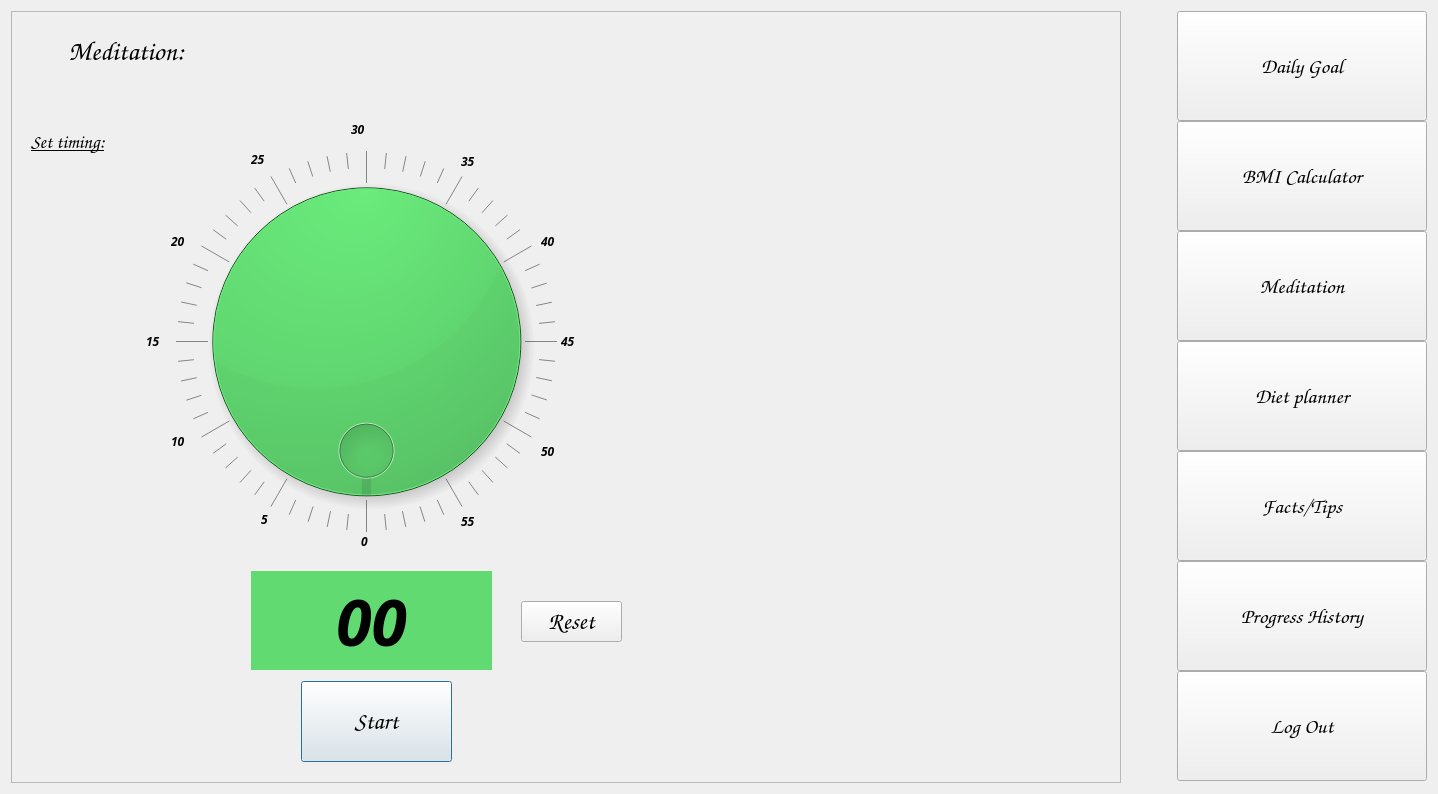
<?xml version="1.0" encoding="UTF-8"?>
<ui version="4.0">
 <class>Form</class>
 <widget class="QWidget" name="Form">
  <property name="geometry">
   <rect>
    <x>0</x>
    <y>0</y>
    <width>1438</width>
    <height>794</height>
   </rect>
  </property>
  <property name="windowTitle">
   <string>Form</string>
  </property>
  <property name="styleSheet">
   <string notr="true">border-image: url(:/newPrefix/Form graphics/hhhhhh.jpg);</string>
  </property>
  <layout class="QHBoxLayout" name="horizontalLayout_2">
   <item>
    <widget class="QFrame" name="frame">
     <property name="sizePolicy">
      <sizepolicy hsizetype="MinimumExpanding" vsizetype="MinimumExpanding">
       <horstretch>0</horstretch>
       <verstretch>0</verstretch>
      </sizepolicy>
     </property>
     <property name="minimumSize">
      <size>
       <width>1110</width>
       <height>0</height>
      </size>
     </property>
     <property name="font">
      <font>
       <family>Lucida Fax</family>
       <pointsize>12</pointsize>
       <weight>75</weight>
       <italic>true</italic>
       <bold>true</bold>
      </font>
     </property>
     <property name="styleSheet">
      <string notr="true">border-image:none;</string>
     </property>
     <property name="frameShape">
      <enum>QFrame::StyledPanel</enum>
     </property>
     <property name="frameShadow">
      <enum>QFrame::Raised</enum>
     </property>
     <widget class="QDial" name="dial">
      <property name="geometry">
       <rect>
        <x>160</x>
        <y>140</y>
        <width>391</width>
        <height>381</height>
       </rect>
      </property>
      <property name="font">
       <font>
        <pointsize>28</pointsize>
       </font>
      </property>
      <property name="mouseTracking">
       <bool>true</bool>
      </property>
      <property name="tabletTracking">
       <bool>true</bool>
      </property>
      <property name="acceptDrops">
       <bool>true</bool>
      </property>
      <property name="styleSheet">
       <string notr="true">background-color: rgb(0, 214, 32);
</string>
      </property>
      <property name="inputMethodHints">
       <set>Qt::ImhNone</set>
      </property>
      <property name="maximum">
       <number>60</number>
      </property>
      <property name="pageStep">
       <number>5</number>
      </property>
      <property name="value">
       <number>0</number>
      </property>
      <property name="invertedAppearance">
       <bool>false</bool>
      </property>
      <property name="invertedControls">
       <bool>false</bool>
      </property>
      <property name="wrapping">
       <bool>true</bool>
      </property>
      <property name="notchesVisible">
       <bool>true</bool>
      </property>
     </widget>
     <widget class="QLabel" name="label">
      <property name="geometry">
       <rect>
        <x>10</x>
        <y>0</y>
        <width>1091</width>
        <height>81</height>
       </rect>
      </property>
      <property name="sizePolicy">
       <sizepolicy hsizetype="Preferred" vsizetype="Preferred">
        <horstretch>0</horstretch>
        <verstretch>0</verstretch>
       </sizepolicy>
      </property>
      <property name="font">
       <font>
        <family>Comic Sans MS</family>
        <pointsize>20</pointsize>
        <weight>75</weight>
        <italic>true</italic>
        <bold>true</bold>
       </font>
      </property>
      <property name="styleSheet">
       <string notr="true">border-image: url(:/newPrefix/Form graphics/gg.png);</string>
      </property>
      <property name="text">
       <string>        Meditation:</string>
      </property>
      <property name="alignment">
       <set>Qt::AlignLeading|Qt::AlignLeft|Qt::AlignVCenter</set>
      </property>
     </widget>
     <widget class="QLabel" name="label_2">
      <property name="geometry">
       <rect>
        <x>20</x>
        <y>100</y>
        <width>161</width>
        <height>61</height>
       </rect>
      </property>
      <property name="font">
       <font>
        <family>Comic Sans MS</family>
        <pointsize>14</pointsize>
        <weight>75</weight>
        <italic>true</italic>
        <bold>true</bold>
        <underline>true</underline>
       </font>
      </property>
      <property name="text">
       <string>Set timing:</string>
      </property>
     </widget>
     <widget class="QPushButton" name="pushButton_starttimer">
      <property name="geometry">
       <rect>
        <x>290</x>
        <y>670</y>
        <width>151</width>
        <height>81</height>
       </rect>
      </property>
      <property name="font">
       <font>
        <family>Comic Sans MS</family>
        <pointsize>18</pointsize>
        <weight>75</weight>
        <italic>true</italic>
        <bold>true</bold>
       </font>
      </property>
      <property name="autoFillBackground">
       <bool>false</bool>
      </property>
      <property name="styleSheet">
       <string notr="true">background-image: url(:/newPrefix/Form graphics/ImagBtun.jpg);</string>
      </property>
      <property name="text">
       <string>Start</string>
      </property>
      <property name="checkable">
       <bool>false</bool>
      </property>
      <property name="autoDefault">
       <bool>true</bool>
      </property>
      <property name="default">
       <bool>true</bool>
      </property>
      <property name="flat">
       <bool>false</bool>
      </property>
     </widget>
     <widget class="QLabel" name="label_3">
      <property name="geometry">
       <rect>
        <x>350</x>
        <y>520</y>
        <width>16</width>
        <height>21</height>
       </rect>
      </property>
      <property name="font">
       <font>
        <pointsize>9</pointsize>
        <weight>75</weight>
        <bold>true</bold>
       </font>
      </property>
      <property name="text">
       <string>0</string>
      </property>
     </widget>
     <widget class="QLabel" name="label_5">
      <property name="geometry">
       <rect>
        <x>250</x>
        <y>500</y>
        <width>16</width>
        <height>16</height>
       </rect>
      </property>
      <property name="font">
       <font>
        <pointsize>9</pointsize>
        <weight>75</weight>
        <bold>true</bold>
       </font>
      </property>
      <property name="text">
       <string>5</string>
      </property>
     </widget>
     <widget class="QLabel" name="label_6">
      <property name="geometry">
       <rect>
        <x>160</x>
        <y>420</y>
        <width>21</width>
        <height>21</height>
       </rect>
      </property>
      <property name="font">
       <font>
        <pointsize>9</pointsize>
        <weight>75</weight>
        <bold>true</bold>
       </font>
      </property>
      <property name="text">
       <string>10</string>
      </property>
     </widget>
     <widget class="QLabel" name="label_7">
      <property name="geometry">
       <rect>
        <x>135</x>
        <y>320</y>
        <width>20</width>
        <height>20</height>
       </rect>
      </property>
      <property name="font">
       <font>
        <pointsize>9</pointsize>
        <weight>75</weight>
        <bold>true</bold>
       </font>
      </property>
      <property name="text">
       <string>15</string>
      </property>
     </widget>
     <widget class="QLabel" name="label_8">
      <property name="geometry">
       <rect>
        <x>160</x>
        <y>220</y>
        <width>31</width>
        <height>21</height>
       </rect>
      </property>
      <property name="font">
       <font>
        <pointsize>9</pointsize>
        <weight>75</weight>
        <bold>true</bold>
       </font>
      </property>
      <property name="text">
       <string>20</string>
      </property>
     </widget>
     <widget class="QLabel" name="label_9">
      <property name="geometry">
       <rect>
        <x>240</x>
        <y>140</y>
        <width>21</width>
        <height>16</height>
       </rect>
      </property>
      <property name="font">
       <font>
        <pointsize>9</pointsize>
        <weight>75</weight>
        <bold>true</bold>
       </font>
      </property>
      <property name="text">
       <string>25</string>
      </property>
     </widget>
     <widget class="QLabel" name="label_10">
      <property name="geometry">
       <rect>
        <x>340</x>
        <y>110</y>
        <width>21</width>
        <height>16</height>
       </rect>
      </property>
      <property name="font">
       <font>
        <pointsize>9</pointsize>
        <weight>75</weight>
        <bold>true</bold>
       </font>
      </property>
      <property name="text">
       <string>30</string>
      </property>
     </widget>
     <widget class="QLabel" name="label_11">
      <property name="geometry">
       <rect>
        <x>450</x>
        <y>140</y>
        <width>21</width>
        <height>21</height>
       </rect>
      </property>
      <property name="font">
       <font>
        <pointsize>9</pointsize>
        <weight>75</weight>
        <bold>true</bold>
       </font>
      </property>
      <property name="text">
       <string>35</string>
      </property>
     </widget>
     <widget class="QLabel" name="label_12">
      <property name="geometry">
       <rect>
        <x>530</x>
        <y>220</y>
        <width>21</width>
        <height>21</height>
       </rect>
      </property>
      <property name="font">
       <font>
        <pointsize>9</pointsize>
        <weight>75</weight>
        <bold>true</bold>
       </font>
      </property>
      <property name="text">
       <string>40</string>
      </property>
     </widget>
     <widget class="QLabel" name="label_13">
      <property name="geometry">
       <rect>
        <x>550</x>
        <y>320</y>
        <width>31</width>
        <height>21</height>
       </rect>
      </property>
      <property name="font">
       <font>
        <pointsize>9</pointsize>
        <weight>75</weight>
        <bold>true</bold>
       </font>
      </property>
      <property name="text">
       <string>45</string>
      </property>
     </widget>
     <widget class="QLabel" name="label_14">
      <property name="geometry">
       <rect>
        <x>530</x>
        <y>430</y>
        <width>21</width>
        <height>21</height>
       </rect>
      </property>
      <property name="font">
       <font>
        <pointsize>9</pointsize>
        <weight>75</weight>
        <bold>true</bold>
       </font>
      </property>
      <property name="text">
       <string>50</string>
      </property>
     </widget>
     <widget class="QLabel" name="label_15">
      <property name="geometry">
       <rect>
        <x>450</x>
        <y>500</y>
        <width>21</width>
        <height>21</height>
       </rect>
      </property>
      <property name="font">
       <font>
        <pointsize>9</pointsize>
        <weight>75</weight>
        <bold>true</bold>
       </font>
      </property>
      <property name="text">
       <string>55</string>
      </property>
     </widget>
     <widget class="QPushButton" name="pushButton">
      <property name="geometry">
       <rect>
        <x>510</x>
        <y>590</y>
        <width>101</width>
        <height>41</height>
       </rect>
      </property>
      <property name="font">
       <font>
        <family>Comic Sans MS</family>
        <pointsize>18</pointsize>
        <weight>75</weight>
        <italic>true</italic>
        <bold>true</bold>
       </font>
      </property>
      <property name="styleSheet">
       <string notr="true">background-image: url(:/newPrefix/Form graphics/ImagBtun.jpg);</string>
      </property>
      <property name="text">
       <string>Reset</string>
      </property>
     </widget>
     <widget class="QWidget" name="layoutWidget">
      <property name="geometry">
       <rect>
        <x>240</x>
        <y>560</y>
        <width>241</width>
        <height>99</height>
       </rect>
      </property>
      <layout class="QHBoxLayout" name="horizontalLayout">
       <item>
        <widget class="QLabel" name="label_4">
         <property name="font">
          <font>
           <pointsize>48</pointsize>
          </font>
         </property>
         <property name="styleSheet">
          <string notr="true">background-color: rgb(98, 218, 114);</string>
         </property>
         <property name="text">
          <string>00</string>
         </property>
         <property name="alignment">
          <set>Qt::AlignCenter</set>
         </property>
        </widget>
       </item>
      </layout>
     </widget>
    </widget>
   </item>
   <item>
    <spacer name="horizontalSpacer">
     <property name="orientation">
      <enum>Qt::Horizontal</enum>
     </property>
     <property name="sizeHint" stdset="0">
      <size>
       <width>40</width>
       <height>20</height>
      </size>
     </property>
    </spacer>
   </item>
   <item>
    <layout class="QVBoxLayout" name="verticalLayout_4">
     <property name="spacing">
      <number>0</number>
     </property>
     <item>
      <widget class="QPushButton" name="pushButton_dailygoal">
       <property name="sizePolicy">
        <sizepolicy hsizetype="Minimum" vsizetype="Fixed">
         <horstretch>0</horstretch>
         <verstretch>0</verstretch>
        </sizepolicy>
       </property>
       <property name="minimumSize">
        <size>
         <width>250</width>
         <height>110</height>
        </size>
       </property>
       <property name="font">
        <font>
         <family>Comic Sans MS</family>
         <pointsize>16</pointsize>
         <weight>75</weight>
         <italic>true</italic>
         <bold>true</bold>
        </font>
       </property>
       <property name="styleSheet">
        <string notr="true">border-image: url(:/newPrefix/Form graphics/buttonbg.png);</string>
       </property>
       <property name="text">
        <string>Daily Goal</string>
       </property>
      </widget>
     </item>
     <item>
      <widget class="QPushButton" name="pushButton_bmicalculator">
       <property name="minimumSize">
        <size>
         <width>0</width>
         <height>110</height>
        </size>
       </property>
       <property name="font">
        <font>
         <family>Comic Sans MS</family>
         <pointsize>16</pointsize>
         <weight>75</weight>
         <italic>true</italic>
         <bold>true</bold>
        </font>
       </property>
       <property name="styleSheet">
        <string notr="true">border-image: url(:/newPrefix/Form graphics/buttonbg.png);</string>
       </property>
       <property name="text">
        <string>BMI Calculator</string>
       </property>
      </widget>
     </item>
     <item>
      <widget class="QPushButton" name="pushButton_medtation">
       <property name="minimumSize">
        <size>
         <width>0</width>
         <height>110</height>
        </size>
       </property>
       <property name="font">
        <font>
         <family>Comic Sans MS</family>
         <pointsize>16</pointsize>
         <weight>75</weight>
         <italic>true</italic>
         <bold>true</bold>
        </font>
       </property>
       <property name="styleSheet">
        <string notr="true">border-image: url(:/newPrefix/Form graphics/buttonbg.png);</string>
       </property>
       <property name="text">
        <string>Meditation</string>
       </property>
      </widget>
     </item>
     <item>
      <widget class="QPushButton" name="pushButton_dietplanner">
       <property name="sizePolicy">
        <sizepolicy hsizetype="Minimum" vsizetype="Fixed">
         <horstretch>0</horstretch>
         <verstretch>0</verstretch>
        </sizepolicy>
       </property>
       <property name="minimumSize">
        <size>
         <width>0</width>
         <height>110</height>
        </size>
       </property>
       <property name="font">
        <font>
         <family>Comic Sans MS</family>
         <pointsize>16</pointsize>
         <weight>75</weight>
         <italic>true</italic>
         <bold>true</bold>
        </font>
       </property>
       <property name="styleSheet">
        <string notr="true">border-image: url(:/newPrefix/Form graphics/buttonbg.png);</string>
       </property>
       <property name="text">
        <string>Diet planner</string>
       </property>
      </widget>
     </item>
     <item>
      <widget class="QPushButton" name="pushButton_both">
       <property name="minimumSize">
        <size>
         <width>0</width>
         <height>110</height>
        </size>
       </property>
       <property name="font">
        <font>
         <family>Comic Sans MS</family>
         <pointsize>16</pointsize>
         <weight>75</weight>
         <italic>true</italic>
         <bold>true</bold>
        </font>
       </property>
       <property name="styleSheet">
        <string notr="true">border-image: url(:/newPrefix/Form graphics/buttonbg.png);</string>
       </property>
       <property name="text">
        <string>Facts/Tips</string>
       </property>
      </widget>
     </item>
     <item>
      <widget class="QPushButton" name="pushButton_progresshistory">
       <property name="minimumSize">
        <size>
         <width>0</width>
         <height>110</height>
        </size>
       </property>
       <property name="font">
        <font>
         <family>Comic Sans MS</family>
         <pointsize>16</pointsize>
         <weight>75</weight>
         <italic>true</italic>
         <bold>true</bold>
        </font>
       </property>
       <property name="styleSheet">
        <string notr="true">border-image: url(:/newPrefix/Form graphics/buttonbg.png);</string>
       </property>
       <property name="text">
        <string>Progress History</string>
       </property>
      </widget>
     </item>
     <item>
      <widget class="QPushButton" name="pushButton_logout">
       <property name="minimumSize">
        <size>
         <width>0</width>
         <height>110</height>
        </size>
       </property>
       <property name="font">
        <font>
         <family>Comic Sans MS</family>
         <pointsize>16</pointsize>
         <weight>75</weight>
         <italic>true</italic>
         <bold>true</bold>
        </font>
       </property>
       <property name="styleSheet">
        <string notr="true">border-image: url(:/newPrefix/Form graphics/red-butto-transparent-background-11621027099oxucsro5ez.png);</string>
       </property>
       <property name="text">
        <string>Log Out</string>
       </property>
      </widget>
     </item>
    </layout>
   </item>
  </layout>
 </widget>
 <resources>
  <include location="images.qrc"/>
 </resources>
 <connections/>
</ui>
